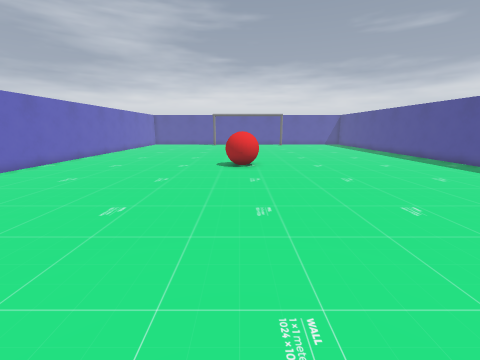
[1] (above)

14 first-person views from a walk through a Godot game level. The camera is 1.2 m above the floor, tilts 12° down and sees 90° across. The floor is counted in squares, 0.56 m on a side. Each view is taken from the middle of a square. On the plan, view 1 faces up. The plan holds only what a view shows up to about 16 squares ahead; the rest is blank.

[2]
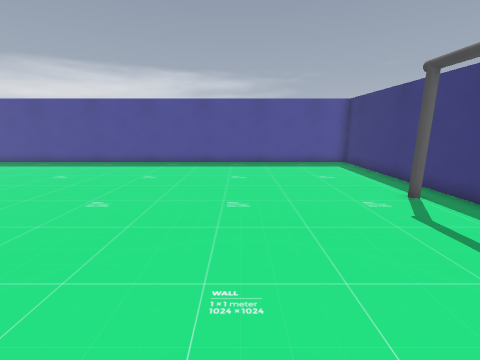

[3]
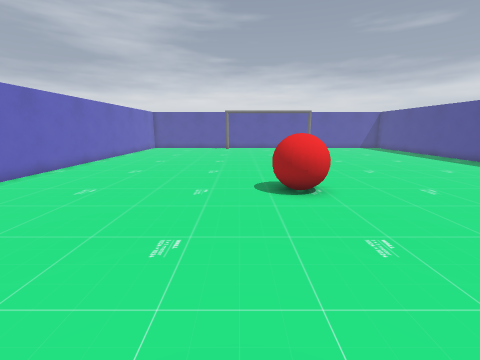

[4]
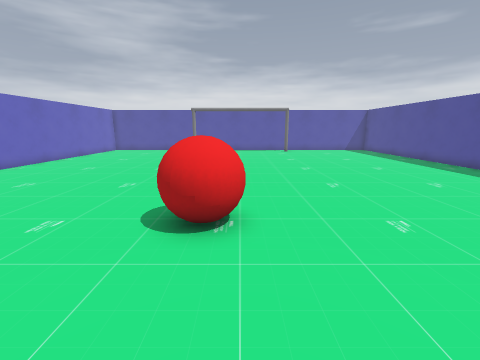

[5]
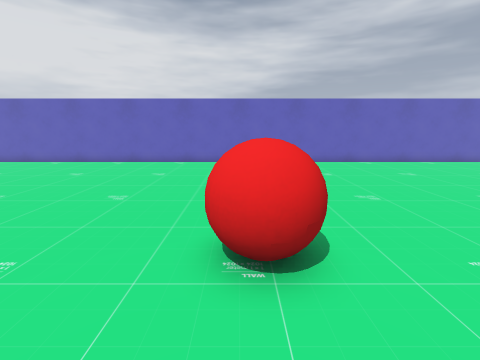

[6]
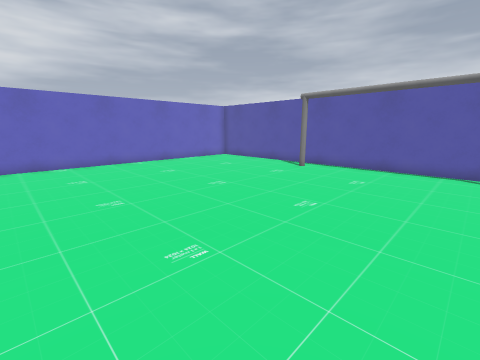

[7]
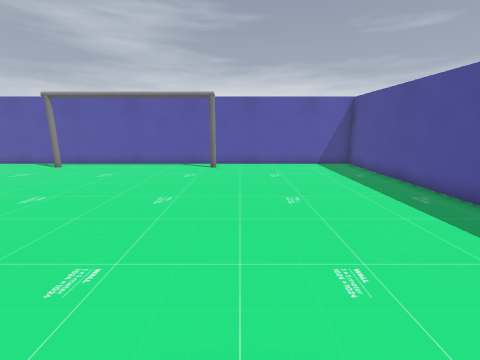

[8]
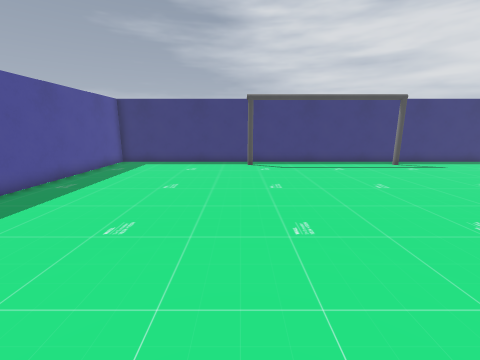

[9]
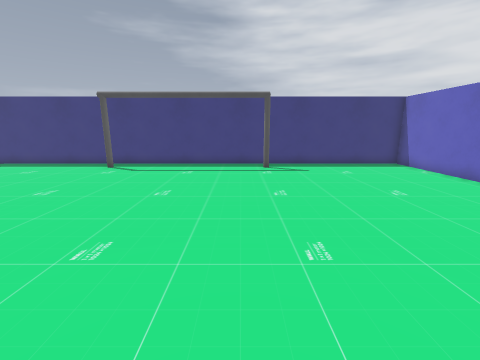

[10]
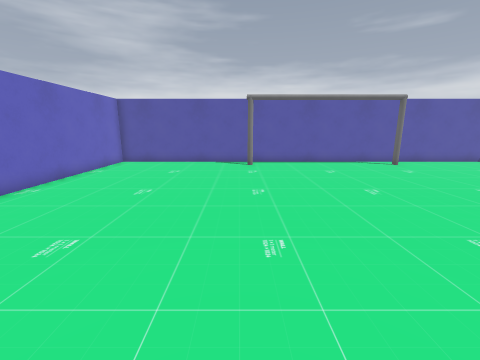

[11]
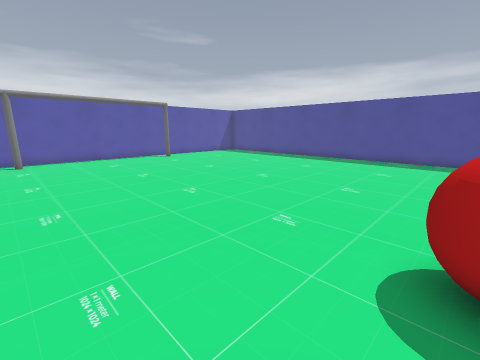

[12]
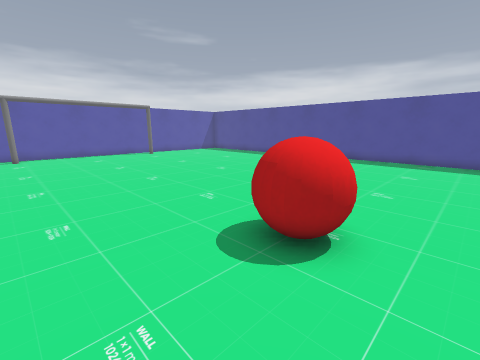

[13]
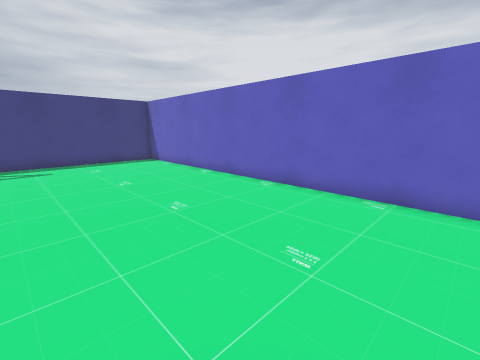

[14]
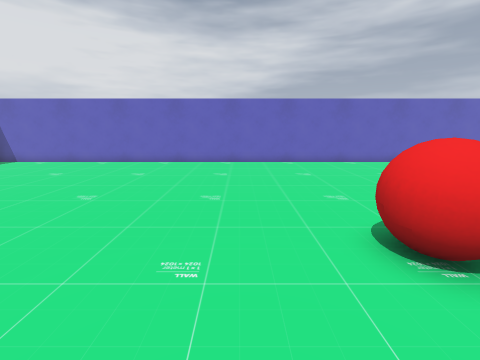

### Floor plan
Points are (right, up) in squares from view 1. A wall is a line through its corners. A room is listed if a view was taken in it or the views show most of it. See-through windows are left out.
Room 1 (views 1, 2, 3, 4, 5, 6, 7, 8, 9, 10, 11, 12, 13, 14)
walls: (-11.8, -4.9) (13.8, -4.9) (13.8, 33.9) (-11.8, 33.9) (-11.8, -4.9)
objects: other object (-1, 13) to (1, 15)

Where each view was taken, in squares from view 1:
view 1: 0 up, 0 right, facing up
view 2: 2 up, 2 left, facing right
view 3: 6 up, 2 left, facing up
view 4: 9 up, 1 right, facing up
view 5: 14 up, 4 right, facing left
view 6: 20 up, 4 right, facing up-left
view 7: 19 up, 7 right, facing up
view 8: 11 up, 6 right, facing down
view 9: 10 up, 2 left, facing down
view 10: 18 up, 4 left, facing up
view 11: 15 up, 4 left, facing up-right
view 12: 12 up, 4 left, facing up-right
view 13: 12 up, 4 left, facing down-left
view 14: 11 up, 4 right, facing left
